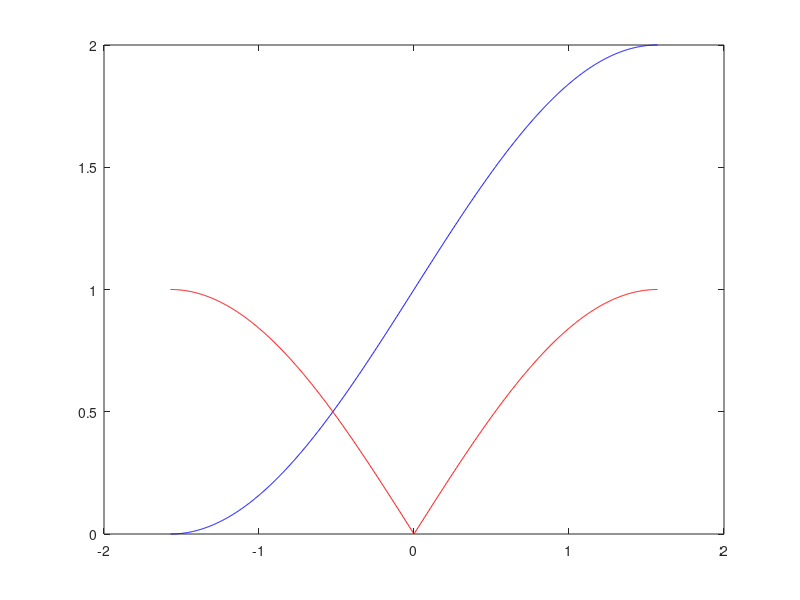
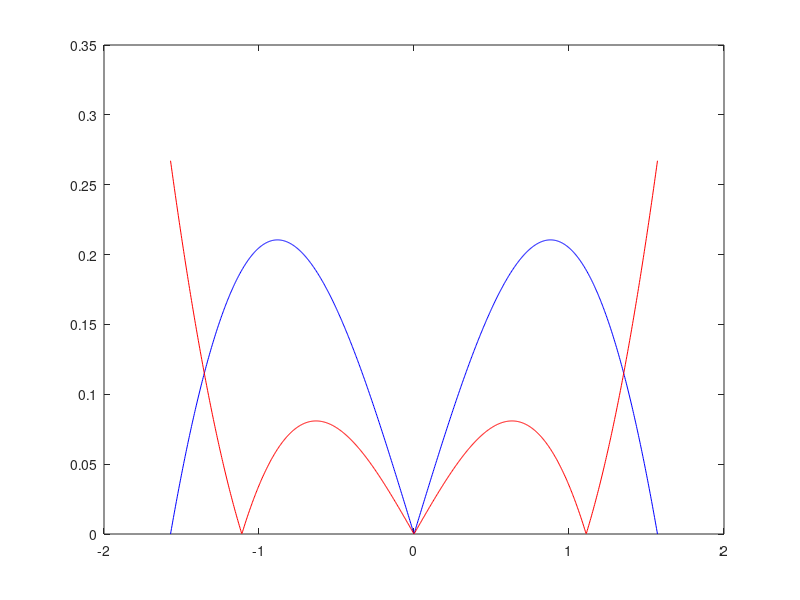
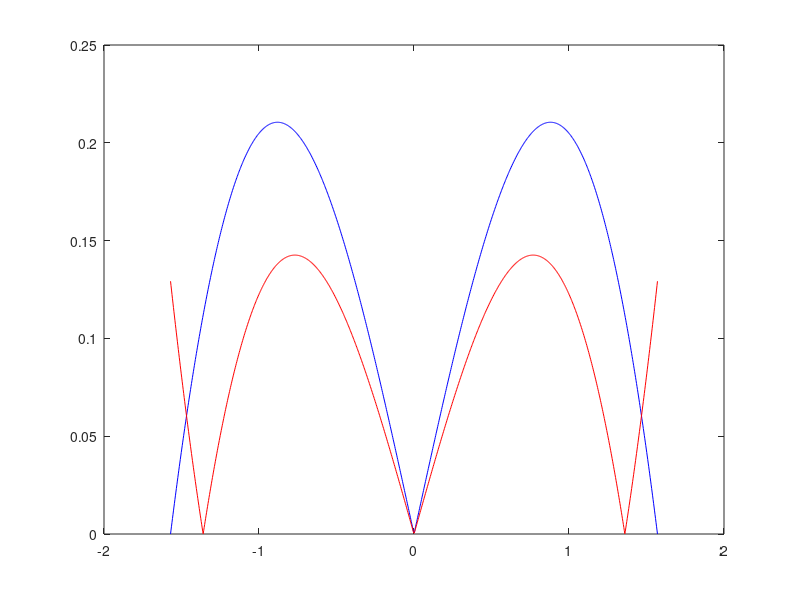
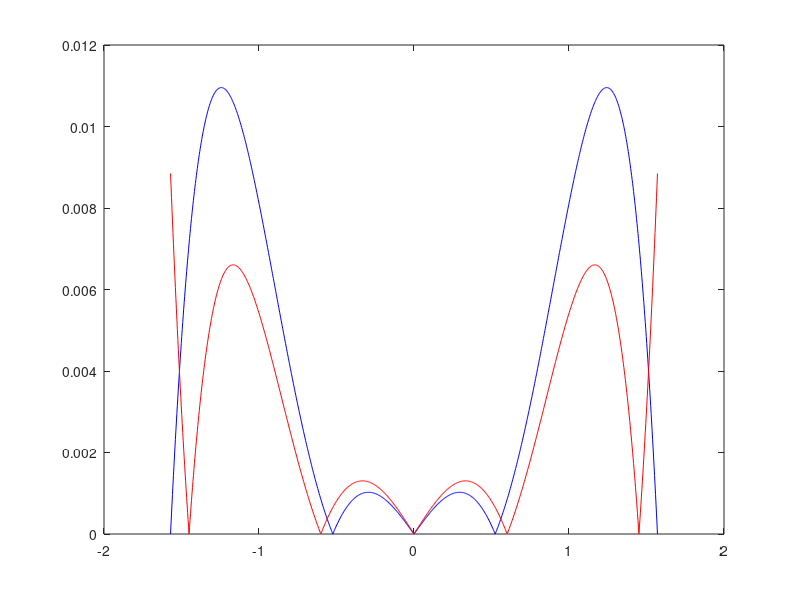

Write MATLAB code to recreate these figures, in order.
clear all;
a=-pi/2;
b=pi/2;
n=1000;
h=(b-a)/(n-1);
x=a:h:b;
y=sin(x);
m=10;
XPN(1)=x(1);
YPN(1)=y(1);
for i=1:m,
    %Узлы Чебышева
    for j=1:i,
        t(j)=cos((2*j-1)*pi/(2*i));
end
    XchN=(a+b)/2+(b-a)*t/2;
    YchN=sin(XchN);
    W=vander(XchN);
    A=inv(W)*YchN';
    Pch=polyval(A,x);
    %Равномерные узлы
    W=vander(XPN);
    A=inv(W)*YPN';
    Pp=polyval(A,x);
    hx=(b-a)/i;
for j=1:i,
        XPN(j+1)=XPN(j)+hx;
end
    YPN=sin(XPN)
    plot(x,abs(y-Pp),'b',x,abs(y-Pch),'r');
    saveas(gcf,strcat('./plot', int2str(i), '.png'));
    dch(i)=max(abs(y-Pch));
    dp(i)=max(abs(y-Pp));
end
plot(log10(dch),'r');
saveas(gcf,'./dch.png')
hold on
plot(log10(dp),'b');
saveas(gcf,'./dp.png')
hold off